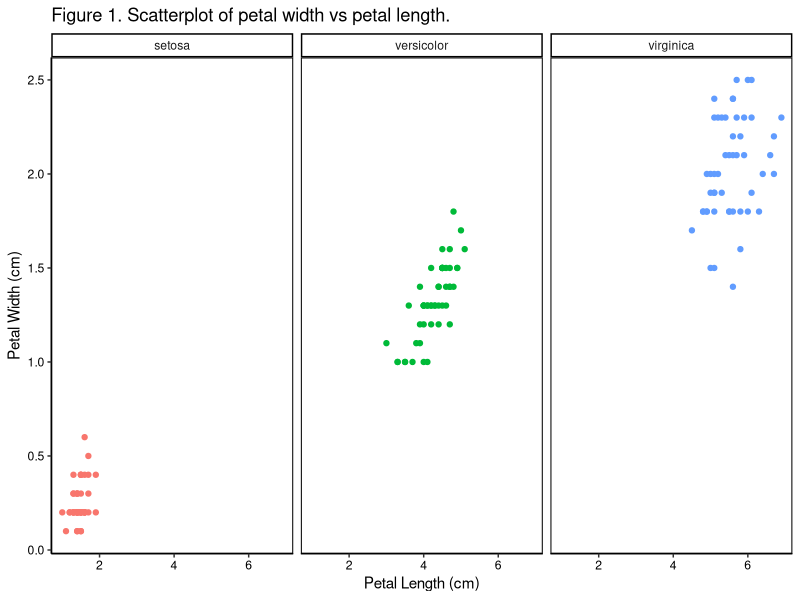

The R script that drew this image:
## ---- chunk 1
knitr::opts_chunk$set(echo = TRUE)
## ---- chunk 2
library(tidyverse)
iris
## ---- chunk 3
iris_scatter <- ggplot(iris, aes(x = Petal.Length, y = Petal.Width, color = Species)) +
  geom_point() +
  labs(x = "Petal Length (cm)", y = "Petal Width (cm)", title = "Figure 1. Scatterplot of petal width vs petal length.") +
  facet_wrap(~ Species) +
  theme_classic() +
  theme(axis.text = element_text(color = "black"), 
          panel.border = element_rect(colour = "black", fill=NA, size=0.7), 
          legend.position = "none") 
  

iris_scatter
